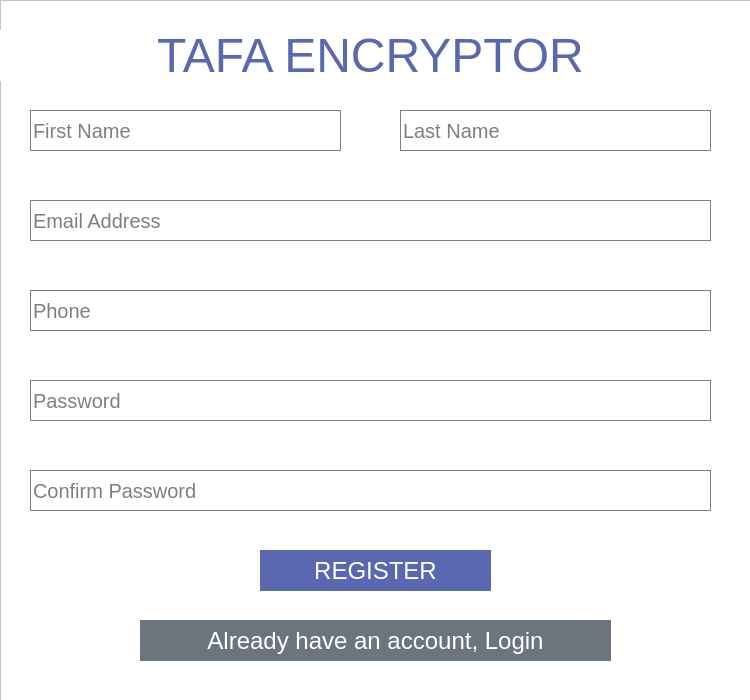
<?xml version="1.0" encoding="UTF-8"?>
<ui version="4.0">
 <class>registrationForm</class>
 <widget class="QWidget" name="registrationForm">
  <property name="windowModality">
   <enum>Qt::WindowModal</enum>
  </property>
  <property name="geometry">
   <rect>
    <x>0</x>
    <y>0</y>
    <width>750</width>
    <height>700</height>
   </rect>
  </property>
  <property name="maximumSize">
   <size>
    <width>750</width>
    <height>700</height>
   </size>
  </property>
  <property name="windowTitle">
   <string>Tafa Encryptor Registration</string>
  </property>
  <widget class="QWidget" name="verticalLayoutWidget">
   <property name="geometry">
    <rect>
     <x>0</x>
     <y>0</y>
     <width>751</width>
     <height>701</height>
    </rect>
   </property>
   <layout class="QVBoxLayout" name="verticalLayout">
    <item>
     <widget class="QFrame" name="frame">
      <property name="styleSheet">
       <string notr="true">background: white;</string>
      </property>
      <property name="frameShape">
       <enum>QFrame::StyledPanel</enum>
      </property>
      <property name="frameShadow">
       <enum>QFrame::Raised</enum>
      </property>
      <widget class="QLineEdit" name="emailAddressInput">
       <property name="geometry">
        <rect>
         <x>30</x>
         <y>200</y>
         <width>681</width>
         <height>41</height>
        </rect>
       </property>
       <property name="font">
        <font>
         <family>Microsoft Sans Serif</family>
         <pointsize>15</pointsize>
        </font>
       </property>
       <property name="styleSheet">
        <string notr="true">color: black;
border: 1px solid gray;</string>
       </property>
       <property name="text">
        <string/>
       </property>
       <property name="placeholderText">
        <string>Email Address</string>
       </property>
      </widget>
      <widget class="QLineEdit" name="firstNameInput">
       <property name="geometry">
        <rect>
         <x>30</x>
         <y>110</y>
         <width>311</width>
         <height>41</height>
        </rect>
       </property>
       <property name="font">
        <font>
         <family>Microsoft Sans Serif</family>
         <pointsize>15</pointsize>
        </font>
       </property>
       <property name="styleSheet">
        <string notr="true">color: black;
border: 1px solid gray;</string>
       </property>
       <property name="text">
        <string/>
       </property>
       <property name="placeholderText">
        <string>First Name</string>
       </property>
      </widget>
      <widget class="QLineEdit" name="lastNameInput">
       <property name="geometry">
        <rect>
         <x>400</x>
         <y>110</y>
         <width>311</width>
         <height>41</height>
        </rect>
       </property>
       <property name="font">
        <font>
         <family>Microsoft Sans Serif</family>
         <pointsize>15</pointsize>
        </font>
       </property>
       <property name="styleSheet">
        <string notr="true">color: black;
border: 1px solid gray;</string>
       </property>
       <property name="text">
        <string/>
       </property>
       <property name="placeholderText">
        <string>Last Name</string>
       </property>
      </widget>
      <widget class="QLineEdit" name="phoneInput">
       <property name="geometry">
        <rect>
         <x>30</x>
         <y>290</y>
         <width>681</width>
         <height>41</height>
        </rect>
       </property>
       <property name="font">
        <font>
         <family>Microsoft Sans Serif</family>
         <pointsize>15</pointsize>
        </font>
       </property>
       <property name="styleSheet">
        <string notr="true">color: black;
border: 1px solid gray;</string>
       </property>
       <property name="text">
        <string/>
       </property>
       <property name="placeholderText">
        <string>Phone</string>
       </property>
      </widget>
      <widget class="QLineEdit" name="passwordInput">
       <property name="geometry">
        <rect>
         <x>30</x>
         <y>380</y>
         <width>681</width>
         <height>41</height>
        </rect>
       </property>
       <property name="font">
        <font>
         <family>Microsoft Sans Serif</family>
         <pointsize>15</pointsize>
        </font>
       </property>
       <property name="styleSheet">
        <string notr="true">color: black;
border: 1px solid gray;</string>
       </property>
       <property name="text">
        <string/>
       </property>
       <property name="echoMode">
        <enum>QLineEdit::Password</enum>
       </property>
       <property name="placeholderText">
        <string>Password</string>
       </property>
      </widget>
      <widget class="QLineEdit" name="confirmPasswordInput">
       <property name="geometry">
        <rect>
         <x>30</x>
         <y>470</y>
         <width>681</width>
         <height>41</height>
        </rect>
       </property>
       <property name="font">
        <font>
         <family>Microsoft Sans Serif</family>
         <pointsize>15</pointsize>
        </font>
       </property>
       <property name="styleSheet">
        <string notr="true">color: black;
border: 1px solid gray;</string>
       </property>
       <property name="text">
        <string/>
       </property>
       <property name="echoMode">
        <enum>QLineEdit::Password</enum>
       </property>
       <property name="placeholderText">
        <string>Confirm Password</string>
       </property>
      </widget>
      <widget class="QLabel" name="label">
       <property name="geometry">
        <rect>
         <x>0</x>
         <y>30</y>
         <width>741</width>
         <height>51</height>
        </rect>
       </property>
       <property name="font">
        <font>
         <family>Microsoft Sans Serif</family>
         <pointsize>36</pointsize>
         <weight>50</weight>
         <italic>false</italic>
         <bold>false</bold>
        </font>
       </property>
       <property name="styleSheet">
        <string notr="true">color: #5968B0;</string>
       </property>
       <property name="text">
        <string>TAFA ENCRYPTOR</string>
       </property>
       <property name="alignment">
        <set>Qt::AlignCenter</set>
       </property>
      </widget>
      <widget class="QPushButton" name="registerUserButton">
       <property name="geometry">
        <rect>
         <x>260</x>
         <y>550</y>
         <width>231</width>
         <height>41</height>
        </rect>
       </property>
       <property name="font">
        <font>
         <family>Microsoft Sans Serif</family>
         <pointsize>18</pointsize>
        </font>
       </property>
       <property name="cursor">
        <cursorShape>PointingHandCursor</cursorShape>
       </property>
       <property name="styleSheet">
        <string notr="true">background: #5968B0;
color:white;
border: 0px;</string>
       </property>
       <property name="text">
        <string>REGISTER</string>
       </property>
      </widget>
      <widget class="QPushButton" name="redirectToLoginButton">
       <property name="geometry">
        <rect>
         <x>140</x>
         <y>620</y>
         <width>471</width>
         <height>41</height>
        </rect>
       </property>
       <property name="font">
        <font>
         <family>Microsoft Sans Serif</family>
         <pointsize>18</pointsize>
        </font>
       </property>
       <property name="cursor">
        <cursorShape>PointingHandCursor</cursorShape>
       </property>
       <property name="styleSheet">
        <string notr="true">background: #6c757d;
color: white;
border: 0px;</string>
       </property>
       <property name="text">
        <string>Already have an account, Login</string>
       </property>
      </widget>
     </widget>
    </item>
   </layout>
  </widget>
 </widget>
 <resources/>
 <connections/>
</ui>
